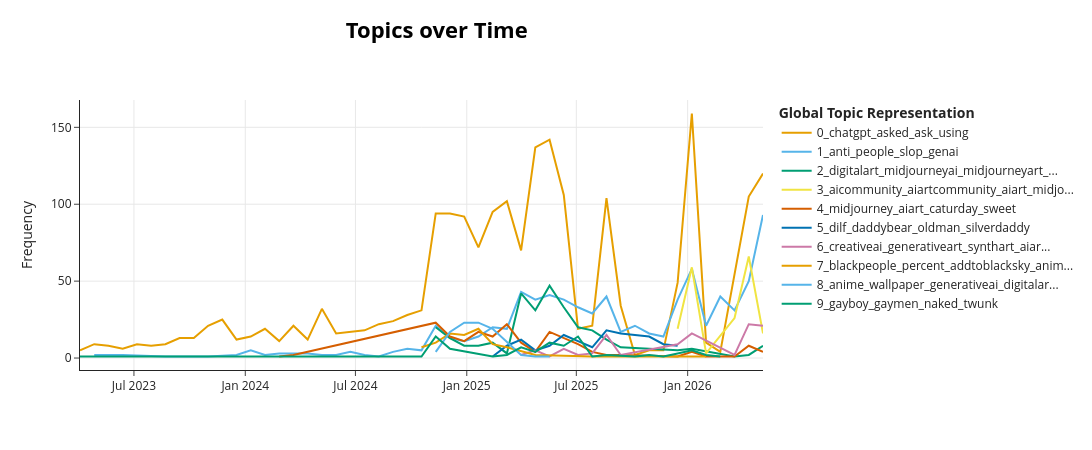

Notebook code cell kept with this figure:
### Code cell
# topics over time
tot_bsky = topic_model_bsky.topics_over_time(
    bsky['clean_text'].tolist(), bsky['created_at'].tolist(), nr_bins=50
)
topic_model_bsky.visualize_topics_over_time(tot_bsky, top_n_topics=10)

### Figure 1 — Plotly figure (JSON) as saved in the notebook; plotly's stock layout.template omitted (floating-point values rounded to 4 significant figures)
{"data": [{"hoverinfo": "text", "hovertext": ["<b>Topic 0</b><br>Words: boi, shattering, paradigm, disruptive, belong", "<b>Topic 0</b><br>Words: chatgpt, speeches, spam, beshitting, waybackmachine", "<b>Topic 0</b><br>Words: lawyer, command, cases, chatgpt, girlfriend", "<b>Topic 0</b><br>Words: inform, thingie, obliterate, discoverability, regex", "<b>Topic 0</b><br>Words: yadda, teenage, chatgpt, chud, chunk", "<b>Topic 0</b><br>Words: botnet, chatgpt, excel, malicious, compoopers", "<b>Topic 0</b><br>Words: chatgpt, question, nalanj, desant, magazin", "<b>Topic 0</b><br>Words: chatgpt, confidence, surprise, highjumper, wordlike", "<b>Topic 0</b><br>Words: chatgpt, astounds, decsde, medical, terms", "<b>Topic 0</b><br>Words: chatgpt, guilt, refuses, domain, copyighted", "<b>Topic 0</b><br>Words: chatgpt, crank, semester, term, twitter", "<b>Topic 0</b><br>Words: chatgpt, cases, abt, wrong, post", "<b>Topic 0</b><br>Words: chatgpt, magareactor, warthunder, riddle, instantaneously", "<b>Topic 0</b><br>Words: chatgpt, screenshot, spooking, pitter, reallllly", "<b>Topic 0</b><br>Words: chatgpt, achieves, win, waffling, sprung", "<b>Topic 0</b><br>Words: chatgpt, write, gothcon, chetgpt, jamaican", "<b>Topic 0</b><br>Words: erp, chatgpt, bullshit, streams, ruining", "<b>Topic 0</b><br>Words: chatgpt, asked, answer, different, ask", "<b>Topic 0</b><br>Words: chatgpt, apple, querying, realize, ask", "<b>Topic 0</b><br>Words: chatgpt, honors, resumes, case, statistically", "<b>Topic 0</b><br>Words: chatgpt, summarise, bullshit, hypnotise, notbestpleased", "<b>Topic 0</b><br>Words: chatgpt, welsh, nudge, wink, fabricated", "<b>Topic 0</b><br>Words: chatgpt, dispute, onion, jones, resolution", "<b>Topic 0</b><br>Words: chatgpt, reviewer, zulu, peer, emails", "<b>Topic 0</b><br>Words: chatgpt, search, answer, engine, use", "<b>Topic 0</b><br>Words: chatgpt, asked, ask, using, like", "<b>Topic 0</b><br>Words: chatgpt, asked, using, habits, like", "<b>Topic 0</b><br>Words: chatgpt, asked, someone, using, answer", "<b>Topic 0</b><br>Words: chatgpt, asked, deepseek, answer, wrong", "<b>Topic 0</b><br>Words: chatgpt, ask, asked, using, told", "<b>Topic 0</b><br>Words: chatgpt, asked, ask, people, like", "<b>Topic 0</b><br>Words: chatgpt, asked, using, someone, saying", "<b>Topic 0</b><br>Words: chatgpt, asked, use, said, using", "<b>Topic 0</b><br>Words: chatgpt, ask, asked, using, said", "<b>Topic 0</b><br>Words: chatgpt, asked, ask, use, like", "<b>Topic 0</b><br>Words: chatgpt, asked, source, intelligent, violencia", "<b>Topic 0</b><br>Words: chatgpt, chatbot, therapy, people, truth", "<b>Topic 0</b><br>Words: chatgpt, suicide, teen, asked, suicidal", "<b>Topic 0</b><br>Words: chatgpt, asked, dash, korean, answer", "<b>Topic 0</b><br>Words: nearing, thorn, bush, husband, debt", "<b>Topic 0</b><br>Words: oligarchs, nafofellas, wearenafo, inline, russianpropaganda", "<b>Topic 0</b><br>Words: chatbot, partner, criti, nephews, nieces", "<b>Topic 0</b><br>Words: chatgpt, ask, asked, grade, siri", "<b>Topic 0</b><br>Words: chatgpt, tab, asked, never, ask", "<b>Topic 0</b><br>Words: crucial, chatgpt, working, autocorrecting, maiasa", "<b>Topic 0</b><br>Words: completeness, compressed, denethor, sms, scarcely", "<b>Topic 0</b><br>Words: chatgpt, asked, health, ask, fascinating", "<b>Topic 0</b><br>Words: chatgpt, asked, ask, use, someone", "<b>Topic 0</b><br>Words: chatgpt, asked, like, asking, ask"], "marker": {"color": "#E69F00"}, "mode": "lines", "name": "0_chatgpt_asked_ask_using", "type": "scatter", "x": ["2023-04-02T20:43:12.969080000", "2023-04-26T09:01:53.379160000", "2023-05-19T21:20:33.789240000", "2023-06-12T09:39:14.199320000", "2023-07-05T21:57:54.609400000", "2023-07-29T10:16:35.019480000", "2023-08-21T22:35:15.429560000", "2023-09-14T10:53:55.839640000", "2023-10-07T23:12:36.249720000", "2023-10-31T11:31:16.659800000", "2023-11-23T23:49:57.069880000", "2023-12-17T12:08:37.479960000", "2024-01-10T00:27:17.890040000", "2024-02-02T12:45:58.300120000", "2024-02-26T01:04:38.710200000", "2024-03-20T13:23:19.120280000", "2024-04-13T01:41:59.530360000", "2024-05-06T14:00:39.940440000", "2024-05-30T02:19:20.350520000", "2024-06-22T14:38:00.760600000", "2024-07-16T02:56:41.170680000", "2024-08-08T15:15:21.580760000", "2024-09-01T03:34:01.990840000", "2024-09-24T15:52:42.400920000", "2024-10-18T04:11:22.811000000", "2024-11-10T16:30:03.221080000", "2024-12-04T04:48:43.631160000", "2024-12-27T17:07:24.041240000", "2025-01-20T05:26:04.451320000", "2025-02-12T17:44:44.861400000", "2025-03-08T06:03:25.271480000", "2025-03-31T18:22:05.681560000", "2025-04-24T06:40:46.091640000", "2025-05-17T18:59:26.501720000", "2025-06-10T07:18:06.911800000", "2025-07-03T19:36:47.321880000", "2025-07-27T07:55:27.731960000", "2025-08-19T20:14:08.142040000", "2025-09-12T08:32:48.552120000", "2025-10-05T20:51:28.962200000", "2025-10-29T09:10:09.372280000", "2025-11-21T21:28:49.782360000", "2025-12-15T09:47:30.192440000", "2026-01-07T22:06:10.602520000", "2026-01-31T10:24:51.012600000", "2026-02-23T22:43:31.422680000", "2026-03-19T11:02:11.832760000", "2026-04-11T23:20:52.242840000", "2026-05-05T11:39:32.652920000"], "y": [5, 9, 8, 6, 9, 8, 9, 13, 13, 21, 25, 12, 14, 19, 11, 21, 12, 32, 16, 17, 18, 22, 24, 28, 31, 94, 94, 92, 72, 95, 102, 70, 137, 142, 106, 19, 21, 104, 34, 2, 5, 5, 49, 159, 10, 4, 55, 105, 120]}, {"hoverinfo": "text", "hovertext": ["<b>Topic 1</b><br>Words: yang, musks, andrew, seeking, wondering", "<b>Topic 1</b><br>Words: ransom, punishment, haunted, bored, held", "<b>Topic 1</b><br>Words: lettuce, degradation, poised, spiral, seo", "<b>Topic 1</b><br>Words: procreate, commitment, behaviour, mining, sexy", "<b>Topic 1</b><br>Words: democrats, unifying, swisher, ratio, freedom", "<b>Topic 1</b><br>Words: cohen, attorney, flea, useless, gamed", "<b>Topic 1</b><br>Words: shirt, underhanded, splits, securities, decommissioned", "<b>Topic 1</b><br>Words: teens, egged, null, leaks, hypothesis", "<b>Topic 1</b><br>Words: translations, fansubbers, fansubs, deter, thrus", "<b>Topic 1</b><br>Words: steered, sequels, mediated, requesting, vaguely", "<b>Topic 1</b><br>Words: shazleen, storygrounds, engagement, media, ventures", "<b>Topic 1</b><br>Words: duck, valence, derangement, imposition, pessimist", "<b>Topic 1</b><br>Words: scraped, sold, jingna, zhang, rumors", "<b>Topic 1</b><br>Words: depressing, nullified, endeavours, fingertips, philippines", "<b>Topic 1</b><br>Words: crap, nonsense, wants, fuck, one", "<b>Topic 1</b><br>Words: kamabla, happen, knows, said, everyone", "<b>Topic 1</b><br>Words: fossil, energy, rahll, official, neglected", "<b>Topic 1</b><br>Words: dele, que, cara, parting, porting", "<b>Topic 1</b><br>Words: trailer, smash, plague, ideation, rings", "<b>Topic 1</b><br>Words: lists, svelte, milhouse, ads, poo", "<b>Topic 1</b><br>Words: conta, owner, wordlift, deleta, renomeia", "<b>Topic 1</b><br>Words: formosa, mihoyo, word, scientist, bothered", "<b>Topic 1</b><br>Words: google, weapons, bordering, reconstructions, funfair", "<b>Topic 1</b><br>Words: pai, hamas, meio, pra, ainda", "<b>Topic 1</b><br>Words: evil, premium, gets, yearns, aussies", "<b>Topic 1</b><br>Words: employees, overwatch, wapo, grandson, dum", "<b>Topic 1</b><br>Words: autoplay, mgs, farmer, deepfakes, abolish", "<b>Topic 1</b><br>Words: gmail, snake, domoai, litigants, piles", "<b>Topic 1</b><br>Words: whatevs, sexcity, drugs, benny, conserve", "<b>Topic 1</b><br>Words: product, semitic, expectations, anti, clone", "<b>Topic 1</b><br>Words: starbuck, anti, dns, user, need", "<b>Topic 1</b><br>Words: diablo, metabolic, union, suicide, hiring", "<b>Topic 1</b><br>Words: trumps, workers, world, face, ghost", "<b>Topic 1</b><br>Words: suzanne, moderation, grokipedia, comes, oracle", "<b>Topic 1</b><br>Words: pessimistic, handle, baldness, pedoprez, indebted", "<b>Topic 1</b><br>Words: biden, arr, possibility, riotous, maga", "<b>Topic 1</b><br>Words: underwood, pessoal, houver, working, microsoft", "<b>Topic 1</b><br>Words: genai, would, deepfake, much, cancelled", "<b>Topic 1</b><br>Words: sewage, results, lot, base, mindedness", "<b>Topic 1</b><br>Words: military, anthropic, relatively, company, media", "<b>Topic 1</b><br>Words: openjdk, senha, telehealth, mythos, work", "<b>Topic 1</b><br>Words: anti, part, escalate, new, want", "<b>Topic 1</b><br>Words: google, anti, slop, people, work"], "marker": {"color": "#56B4E9"}, "mode": "lines", "name": "1_anti_people_slop_genai", "type": "scatter", "x": ["2023-04-26T09:01:53.379160000", "2023-05-19T21:20:33.789240000", "2023-06-12T09:39:14.199320000", "2023-08-21T22:35:15.429560000", "2023-10-31T11:31:16.659800000", "2023-12-17T12:08:37.479960000", "2024-01-10T00:27:17.890040000", "2024-02-02T12:45:58.300120000", "2024-02-26T01:04:38.710200000", "2024-03-20T13:23:19.120280000", "2024-04-13T01:41:59.530360000", "2024-05-06T14:00:39.940440000", "2024-05-30T02:19:20.350520000", "2024-06-22T14:38:00.760600000", "2024-07-16T02:56:41.170680000", "2024-08-08T15:15:21.580760000", "2024-09-01T03:34:01.990840000", "2024-09-24T15:52:42.400920000", "2024-10-18T04:11:22.811000000", "2024-11-10T16:30:03.221080000", "2024-12-04T04:48:43.631160000", "2024-12-27T17:07:24.041240000", "2025-01-20T05:26:04.451320000", "2025-02-12T17:44:44.861400000", "2025-03-08T06:03:25.271480000", "2025-03-31T18:22:05.681560000", "2025-04-24T06:40:46.091640000", "2025-05-17T18:59:26.501720000", "2025-06-10T07:18:06.911800000", "2025-07-03T19:36:47.321880000", "2025-07-27T07:55:27.731960000", "2025-08-19T20:14:08.142040000", "2025-09-12T08:32:48.552120000", "2025-10-05T20:51:28.962200000", "2025-10-29T09:10:09.372280000", "2025-11-21T21:28:49.782360000", "2025-12-15T09:47:30.192440000", "2026-01-07T22:06:10.602520000", "2026-01-31T10:24:51.012600000", "2026-02-23T22:43:31.422680000", "2026-03-19T11:02:11.832760000", "2026-04-11T23:20:52.242840000", "2026-05-05T11:39:32.652920000"], "y": [2, 2, 2, 1, 1, 2, 5, 2, 3, 3, 3, 2, 2, 4, 2, 1, 4, 6, 5, 21, 13, 11, 14, 20, 19, 43, 38, 41, 38, 33, 29, 40, 17, 21, 16, 14, 38, 58, 21, 40, 31, 50, 93]}, {"hoverinfo": "text", "hovertext": ["<b>Topic 2</b><br>Words: midjourneyai, midjourneyart, aigenerated, digitalart, aiartcommunity", "<b>Topic 2</b><br>Words: digitalart, midjourneyai, midjourneyart, aigenerated, wallpaper", "<b>Topic 2</b><br>Words: digitalart, midjourneyai, midjourneyart, aigenerated, wallpaper", "<b>Topic 2</b><br>Words: digitalart, midjourneyai, midjourneyart, aigenerated, wallpaper", "<b>Topic 2</b><br>Words: digitalart, midjourneyai, midjourneyart, aigenerated, wallpaper", "<b>Topic 2</b><br>Words: digitalart, midjourneyai, midjourneyart, aigenerated, wallpaper", "<b>Topic 2</b><br>Words: digitalart, midjourneyai, midjourneyart, aigenerated, wallpaper", "<b>Topic 2</b><br>Words: digitalart, midjourneyai, midjourneyart, aigenerated, wallpaper", "<b>Topic 2</b><br>Words: digitalart, midjourneyai, midjourneyart, aigenerated, wallpaper", "<b>Topic 2</b><br>Words: digitalart, midjourneyai, midjourneyart, aigenerated, wallpaper", "<b>Topic 2</b><br>Words: digitalart, midjourneyai, midjourneyart, aigenerated, wallpaper", "<b>Topic 2</b><br>Words: digitalart, tuesday, midjourneyai, midjourneyart, wallpaper", "<b>Topic 2</b><br>Words: digitalart, midjourneyai, midjourneyart, aigenerated, wallpaper", "<b>Topic 2</b><br>Words: digitalart, midjourneyai, midjourneyart, aigenerated, wallpaper", "<b>Topic 2</b><br>Words: digitalart, midjourneyai, midjourneyart, aigenerated, wallpaper", "<b>Topic 2</b><br>Words: digitalart, midjourneyai, midjourneyart, aigenerated, wallpaper", "<b>Topic 2</b><br>Words: knights, genart, dragontuesday, aiart, midjourney", "<b>Topic 2</b><br>Words: lowfi, digitalart, genart, midjourneyai, midjourneyart", "<b>Topic 2</b><br>Words: digitalart, midjourneyai, midjourneyart, aigenerated, wallpaper"], "marker": {"color": "#009E73"}, "mode": "lines", "name": "2_digitalart_midjourneyai_midjourneyart_...", "type": "scatter", "x": ["2024-11-10T16:30:03.221080000", "2024-12-04T04:48:43.631160000", "2024-12-27T17:07:24.041240000", "2025-01-20T05:26:04.451320000", "2025-02-12T17:44:44.861400000", "2025-03-08T06:03:25.271480000", "2025-03-31T18:22:05.681560000", "2025-04-24T06:40:46.091640000", "2025-05-17T18:59:26.501720000", "2025-06-10T07:18:06.911800000", "2025-07-03T19:36:47.321880000", "2025-07-27T07:55:27.731960000", "2025-08-19T20:14:08.142040000", "2025-09-12T08:32:48.552120000", "2025-12-15T09:47:30.192440000", "2026-01-07T22:06:10.602520000", "2026-03-19T11:02:11.832760000", "2026-04-11T23:20:52.242840000", "2026-05-05T11:39:32.652920000"], "y": [20, 13, 8, 8, 10, 3, 42, 31, 47, 33, 20, 18, 12, 7, 5, 6, 1, 2, 8]}, {"hoverinfo": "text", "hovertext": ["<b>Topic 3</b><br>Words: aicommunity, aiartcommunity, aiart, midjourney, ", "<b>Topic 3</b><br>Words: aicommunity, aiartcommunity, aiart, midjourney, ", "<b>Topic 3</b><br>Words: aicommunity, aiartcommunity, aiart, midjourney, ", "<b>Topic 3</b><br>Words: aicommunity, aiartcommunity, aiart, midjourney, ", "<b>Topic 3</b><br>Words: aicommunity, aiartcommunity, aiart, midjourney, ", "<b>Topic 3</b><br>Words: aicommunity, aiartcommunity, aiart, midjourney, "], "marker": {"color": "#F0E442"}, "mode": "lines", "name": "3_aicommunity_aiartcommunity_aiart_midjo...", "type": "scatter", "x": ["2025-12-15T09:47:30.192440000", "2026-01-07T22:06:10.602520000", "2026-01-31T10:24:51.012600000", "2026-03-19T11:02:11.832760000", "2026-04-11T23:20:52.242840000", "2026-05-05T11:39:32.652920000"], "y": [19, 59, 3, 26, 66, 16]}, {"hoverinfo": "text", "hovertext": ["<b>Topic 4</b><br>Words: aiart, midjourney, caturday, sweet, dreams", "<b>Topic 4</b><br>Words: marina, elementary, blues, fly, midjourney", "<b>Topic 4</b><br>Words: aiart, midjourney, loki, chimera, exist", "<b>Topic 4</b><br>Words: midjourney, aiart, surrealai, nimbus, animal", "<b>Topic 4</b><br>Words: aiart, midjourney, playmates, daedalus, eyes", "<b>Topic 4</b><br>Words: aiart, midjourney, watermelon, puddle, morning", "<b>Topic 4</b><br>Words: aiart, midjourney, hehehehehe, cuties, sax", "<b>Topic 4</b><br>Words: midjourney, aiart, eludes, crust, livin", "<b>Topic 4</b><br>Words: midjourney, aiart, fanfare, tussilago, springtime", "<b>Topic 4</b><br>Words: thriends, aiart, midjourney, sweet, dreams", "<b>Topic 4</b><br>Words: midjourney, aiart, caturday, merman, mermaids", "<b>Topic 4</b><br>Words: midjourney, aiart, caturday, blessings, relaxing", "<b>Topic 4</b><br>Words: midjourney, aiart, caturday, vintage, fashion", "<b>Topic 4</b><br>Words: woods, wild, aitheme, midjourney, aiart", "<b>Topic 4</b><br>Words: caturday, aivideo, aiartistcommunity, aiart, midjourney", "<b>Topic 4</b><br>Words: midjourney, aiart, aiflower, sref, dunes", "<b>Topic 4</b><br>Words: mushroom, monday, aiart, midjourney, aiartcommunity", "<b>Topic 4</b><br>Words: qpsfw, aiart, buttercrunch, midjourney, sref", "<b>Topic 4</b><br>Words: aifashionbeauty, tftt, february, spicycreationsoc, wear", "<b>Topic 4</b><br>Words: suit, qpsfw, fashion, midjourney, aiart", "<b>Topic 4</b><br>Words: queen, aiart, midjourney, qpsfw, space", "<b>Topic 4</b><br>Words: parasol, lady, aiart, aigirl, nurse"], "marker": {"color": "#D55E00"}, "mode": "lines", "name": "4_midjourney_aiart_caturday_sweet", "type": "scatter", "x": ["2024-02-26T01:04:38.710200000", "2024-03-20T13:23:19.120280000", "2024-11-10T16:30:03.221080000", "2024-12-04T04:48:43.631160000", "2024-12-27T17:07:24.041240000", "2025-01-20T05:26:04.451320000", "2025-02-12T17:44:44.861400000", "2025-03-08T06:03:25.271480000", "2025-03-31T18:22:05.681560000", "2025-04-24T06:40:46.091640000", "2025-05-17T18:59:26.501720000", "2025-06-10T07:18:06.911800000", "2025-07-03T19:36:47.321880000", "2025-07-27T07:55:27.731960000", "2025-08-19T20:14:08.142040000", "2025-09-12T08:32:48.552120000", "2025-12-15T09:47:30.192440000", "2026-01-07T22:06:10.602520000", "2026-01-31T10:24:51.012600000", "2026-03-19T11:02:11.832760000", "2026-04-11T23:20:52.242840000", "2026-05-05T11:39:32.652920000"], "y": [1, 2, 23, 14, 11, 17, 14, 22, 10, 4, 17, 13, 9, 4, 2, 2, 1, 4, 1, 1, 8, 4]}, {"hoverinfo": "text", "hovertext": ["<b>Topic 5</b><br>Words: dilf, oldman, silverdaddy, daddybear, chubby", "<b>Topic 5</b><br>Words: dilf, oldman, silverdaddy, daddybear, chubby", "<b>Topic 5</b><br>Words: dilf, oldman, silverdaddy, daddybear, chubby", "<b>Topic 5</b><br>Words: dilf, oldman, silverdaddy, daddybear, chubby", "<b>Topic 5</b><br>Words: dilf, oldman, silverdaddy, daddybear, chubby", "<b>Topic 5</b><br>Words: grandpa, daddybear, oldman, silverdaddy, dilf", "<b>Topic 5</b><br>Words: dilf, oldman, silverdaddy, daddybear, chubby", "<b>Topic 5</b><br>Words: dilf, oldman, silverdaddy, daddybear, chubby", "<b>Topic 5</b><br>Words: dilf, oldman, silverdaddy, daddybear, chubby", "<b>Topic 5</b><br>Words: dilf, oldman, silverdaddy, daddybear, chubby", "<b>Topic 5</b><br>Words: dilf, oldman, silverdaddy, daddybear, chubby", "<b>Topic 5</b><br>Words: dilf, oldman, silverdaddy, daddybear, chubby", "<b>Topic 5</b><br>Words: dilf, oldman, silverdaddy, daddybear, chubby", "<b>Topic 5</b><br>Words: dilf, oldman, silverdaddy, daddybear, chubby"], "marker": {"color": "#0072B2"}, "mode": "lines", "name": "5_dilf_daddybear_oldman_silverdaddy", "type": "scatter", "x": ["2025-02-12T17:44:44.861400000", "2025-03-08T06:03:25.271480000", "2025-03-31T18:22:05.681560000", "2025-04-24T06:40:46.091640000", "2025-05-17T18:59:26.501720000", "2025-06-10T07:18:06.911800000", "2025-07-03T19:36:47.321880000", "2025-07-27T07:55:27.731960000", "2025-08-19T20:14:08.142040000", "2025-09-12T08:32:48.552120000", "2025-10-05T20:51:28.962200000", "2025-10-29T09:10:09.372280000", "2025-11-21T21:28:49.782360000", "2025-12-15T09:47:30.192440000"], "y": [1, 8, 12, 5, 8, 15, 11, 7, 18, 16, 15, 14, 9, 8]}, {"hoverinfo": "text", "hovertext": ["<b>Topic 6</b><br>Words: hhh, raincoat, creativeai, generativeart, aigirlfriend", "<b>Topic 6</b><br>Words: synthart, aimay, aiart, genai, sanctuary", "<b>Topic 6</b><br>Words: animeai, roxanneai, animeart, hot, aigirl", "<b>Topic 6</b><br>Words: creativeai, synthart, generativeart, aiart, genai", "<b>Topic 6</b><br>Words: priestess, generativeart, dragontuesday, synthart, promptart", "<b>Topic 6</b><br>Words: creativeai, generativeart, synthart, aiart, genai", "<b>Topic 6</b><br>Words: creativeai, generativeart, synthart, aiart, aiperverts", "<b>Topic 6</b><br>Words: creativeai, aiperverts, illustrious, generativeart, synthart", "<b>Topic 6</b><br>Words: creativeai, generativeart, synthart, eonaai, aiart", "<b>Topic 6</b><br>Words: creativeai, generativeart, synthart, aiart, fanartfridayai", "<b>Topic 6</b><br>Words: creativeai, cameltoetuesdayai, generativeart, eonaai, scifi", "<b>Topic 6</b><br>Words: creativeai, fanartfridayai, generativeart, synthart, fancy", "<b>Topic 6</b><br>Words: creativeai, generativeart, synthart, aiart, genai"], "marker": {"color": "#CC79A7"}, "mode": "lines", "name": "6_creativeai_generativeart_synthart_aiar...", "type": "scatter", "x": ["2025-03-31T18:22:05.681560000", "2025-04-24T06:40:46.091640000", "2025-05-17T18:59:26.501720000", "2025-06-10T07:18:06.911800000", "2025-07-03T19:36:47.321880000", "2025-07-27T07:55:27.731960000", "2025-08-19T20:14:08.142040000", "2025-09-12T08:32:48.552120000", "2025-12-15T09:47:30.192440000", "2026-01-07T22:06:10.602520000", "2026-03-19T11:02:11.832760000", "2026-04-11T23:20:52.242840000", "2026-05-05T11:39:32.652920000"], "y": [2, 5, 1, 6, 2, 3, 15, 2, 9, 16, 2, 22, 21]}, {"hoverinfo": "text", "hovertext": ["<b>Topic 7</b><br>Words: blksky, addtoblacksky, blacksky, anime, goodnight", "<b>Topic 7</b><br>Words: addtoblacksky, blacksky, blksky, anime, blackwomen", "<b>Topic 7</b><br>Words: blackpeople, percent, blksky, addtoblacksky, blacksky", "<b>Topic 7</b><br>Words: blackpeople, percent, addtoblacksky, blacksky, blksky", "<b>Topic 7</b><br>Words: blackpeople, percent, addtoblacksky, anime, blacksky", "<b>Topic 7</b><br>Words: blackpeople, percent, anime, addtoblackskyblacksky, browngirlsai", "<b>Topic 7</b><br>Words: addtoblackskyblacksky, anime, browngirlsai, percent, generativeai", "<b>Topic 7</b><br>Words: omniref, lustrocafe, feyx, roxanne, expanded", "<b>Topic 7</b><br>Words: maria, sculpture, aidragon, aidragonart, psychotic", "<b>Topic 7</b><br>Words: underwear, floral, originalcharacter, aifantasy, aibeauty", "<b>Topic 7</b><br>Words: kess, aigirl, synthart, aiart, blackpeople", "<b>Topic 7</b><br>Words: kess, aigirl, synthart, aiart, blackpeople", "<b>Topic 7</b><br>Words: kess, aigirl, synthart, aiart, blackpeople", "<b>Topic 7</b><br>Words: wewearpinkwednesday, pink, fashion, vibe, bsky", "<b>Topic 7</b><br>Words: eldritch, dancing, aiartcommuity, horror, aiartistcommunity"], "marker": {"color": "#E69F00"}, "mode": "lines", "name": "7_blackpeople_percent_addtoblacksky_anim...", "type": "scatter", "x": ["2024-10-18T04:11:22.811000000", "2024-11-10T16:30:03.221080000", "2024-12-04T04:48:43.631160000", "2024-12-27T17:07:24.041240000", "2025-01-20T05:26:04.451320000", "2025-02-12T17:44:44.861400000", "2025-03-08T06:03:25.271480000", "2025-04-24T06:40:46.091640000", "2025-07-27T07:55:27.731960000", "2025-08-19T20:14:08.142040000", "2025-09-12T08:32:48.552120000", "2025-10-05T20:51:28.962200000", "2025-10-29T09:10:09.372280000", "2026-01-07T22:06:10.602520000", "2026-01-31T10:24:51.012600000"], "y": [7, 10, 16, 15, 19, 9, 7, 2, 1, 1, 1, 1, 1, 1, 1]}, {"hoverinfo": "text", "hovertext": ["<b>Topic 8</b><br>Words: anime, wallpaper, digitalart, manga, generativeai", "<b>Topic 8</b><br>Words: manga, cyber, anime, digitalart, wallpaper", "<b>Topic 8</b><br>Words: anime, manga, cyber, digitalart, wallpaper", "<b>Topic 8</b><br>Words: anime, wallpaper, generativeai, promptart, aiillustration", "<b>Topic 8</b><br>Words: anime, wallpaper, generativeai, aiillustration, promptart", "<b>Topic 8</b><br>Words: runes, generativeai, digitalart, colorful, anime", "<b>Topic 8</b><br>Words: sref, generativeai, may, day, art", "<b>Topic 8</b><br>Words: glitch, synthart, art, midjourney, aiart"], "marker": {"color": "#56B4E9"}, "mode": "lines", "name": "8_anime_wallpaper_generativeai_digitalar...", "type": "scatter", "x": ["2024-11-10T16:30:03.221080000", "2024-12-04T04:48:43.631160000", "2024-12-27T17:07:24.041240000", "2025-01-20T05:26:04.451320000", "2025-02-12T17:44:44.861400000", "2025-03-31T18:22:05.681560000", "2025-04-24T06:40:46.091640000", "2025-05-17T18:59:26.501720000"], "y": [4, 17, 23, 23, 19, 2, 1, 1]}, {"hoverinfo": "text", "hovertext": ["<b>Topic 9</b><br>Words: bourbon, ending, existed, listening, tomorrow", "<b>Topic 9</b><br>Words: jar, mountainherder, nipple, xyz, erased", "<b>Topic 9</b><br>Words: woodvash, vashwood, trigun, fans, trigunstampede", "<b>Topic 9</b><br>Words: gayboy, gaymen, gaybear, hairy, musclebear", "<b>Topic 9</b><br>Words: gayboy, gaymen, twunk, gaybear, hairy", "<b>Topic 9</b><br>Words: gayboy, gaymen, twunk, naked, cuteboy", "<b>Topic 9</b><br>Words: male, boy, gay, gayboy, gaymen", "<b>Topic 9</b><br>Words: boy, male, gayboy, gaymen, twunk", "<b>Topic 9</b><br>Words: male, fantasy, gay, gaybear, hairy", "<b>Topic 9</b><br>Words: naked, gayboy, gaymen, twunk, gayass", "<b>Topic 9</b><br>Words: naked, male, nude, gayboy, gaymen", "<b>Topic 9</b><br>Words: naked, gayboy, gaymen, twunk, gayass", "<b>Topic 9</b><br>Words: closeup, doggystyle, lingerie, brunette, teasing", "<b>Topic 9</b><br>Words: naked, gayboy, gaymen, twunk, gayass", "<b>Topic 9</b><br>Words: closeup, doggystyle, missionary, brunette, teasing", "<b>Topic 9</b><br>Words: tittytuesday, maturewoman, paizuri, titjob, brighten", "<b>Topic 9</b><br>Words: stockings, bigass, closeup, doggystyle, lingerie", "<b>Topic 9</b><br>Words: gayboy, gaymen, twunk, gaybear, hairy", "<b>Topic 9</b><br>Words: gayboy, gaymen, twunk, gaybear, hairy", "<b>Topic 9</b><br>Words: oddcouples, vogelparkmarlow, parakeet, theme, animalphotography", "<b>Topic 9</b><br>Words: miniskirt, missionary, brunette, skirt, nipples"], "marker": {"color": "#009E73"}, "mode": "lines", "name": "9_gayboy_gaymen_naked_twunk", "type": "scatter", "x": ["2023-04-02T20:43:12.969080000", "2023-04-26T09:01:53.379160000", "2024-10-18T04:11:22.811000000", "2024-11-10T16:30:03.221080000", "2024-12-04T04:48:43.631160000", "2025-02-12T17:44:44.861400000", "2025-03-08T06:03:25.271480000", "2025-03-31T18:22:05.681560000", "2025-04-24T06:40:46.091640000", "2025-05-17T18:59:26.501720000", "2025-06-10T07:18:06.911800000", "2025-07-03T19:36:47.321880000", "2025-07-27T07:55:27.731960000", "2025-08-19T20:14:08.142040000", "2025-10-05T20:51:28.962200000", "2025-10-29T09:10:09.372280000", "2025-11-21T21:28:49.782360000", "2025-12-15T09:47:30.192440000", "2026-01-07T22:06:10.602520000", "2026-01-31T10:24:51.012600000", "2026-02-23T22:43:31.422680000"], "y": [1, 1, 1, 14, 6, 1, 2, 7, 4, 10, 8, 14, 1, 2, 1, 2, 1, 3, 5, 2, 1]}], "layout": {"height": 450, "hoverlabel": {"bgcolor": "white", "font": {"family": "Rockwell", "size": 16}}, "legend": {"title": {"text": "<b>Global Topic Representation"}}, "title": {"font": {"color": "Black", "size": 22}, "text": "<b>Topics over Time</b>", "x": 0.4, "xanchor": "center", "y": 0.95, "yanchor": "top"}, "width": 1250, "xaxis": {"showgrid": true}, "yaxis": {"showgrid": true, "title": {"text": "Frequency"}}}}
